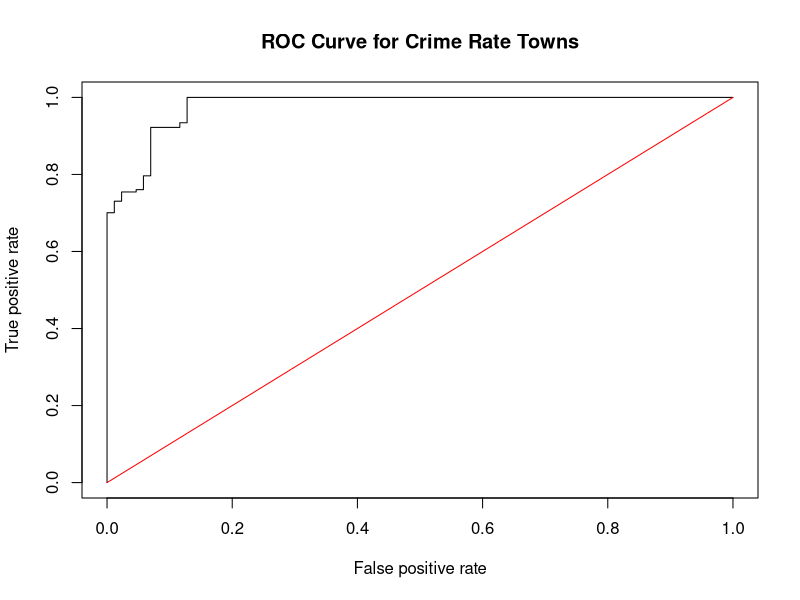

Recreate this plot in R. (Note: this script raises an error after producing the figure.)
## ---- chunk 1
knitr::opts_chunk$set(echo = TRUE)
## ---- chunk 2
library(MASS)
data2<-Boston
# summary(data2$crim)
#   Min.  1st Qu.   Median     Mean  3rd Qu.     Max. 
# 0.00632  0.08204  0.25651  3.61352  3.67708 88.97620 
data2$crim_factor<-0
data2$crim_factor[data2$crim >= 1]<-1
# data2$crim_factor<-as.factor(ifelse(data2$crim>=1, "high crime", "low crime"))
# is.factor(data2$crim_factor)
data2$crim_factor<-factor(data2$crim_factor)
# is.factor(data2$crim_factor)
levels(data2$crim_factor)<-c("Low Crime", "High Crime")
# contrasts(data2$crim_factor)
#attach(data2)
#detach(data2)
## Data splitting.
set.seed(199)
sample<-sample.int(nrow(data2), floor(.50*nrow(data2)), replace = F) # .5 means half of rows split. Not resampling.
train<-data2[sample, ]
test<-data2[-sample, ]# - is a bitwise operator which removes what sample rows you took for training set.

## ---- chunk 3
res<-glm(crim_factor~indus + nox + rad + tax + lstat + medv, data=train, family="binomial")
summary(res) #  -0.004376
# exp( -0.004376)
## ---- chunk 4
confint(res, level=.95)
## ---- chunk 5
summary(res)
full_model<-res
reduced_model<-glm(crim_factor~indus + nox, data=train, family="binomial")
# Calculate difference in deviances of the full and reduced models.
1-pchisq(reduced_model$deviance-full_model$deviance,4) # 1.489439e-10

## ---- chunk 6
#summary(full_model)
#summary(reduced_model)
new.data<-data.frame(indus=10, nox=0.5, rad=5, tax=300, lstat=12, medv=20)
sth<-predict(full_model, newdata=new.data, type="response") # Yields the probability response at specified x.
sth # 0.02994905 
## ---- chunk 7
library(ROCR) # library for ROC curve
#summary(full_model)
##predicted high crime precentage for testing data based on training data
preds<-predict(full_model,newdata=test, type="response")
##produce the numbers associated with classification table
rates<-prediction(1-preds, test$crim_factor) # To reverse what weird stuff rstudio does with ROC curve.
##store the true positive and false postive rates
roc_result<-performance(rates, measure="tpr", x.measure="fpr")
##plot ROC curve and overlay the diagonal line for random guessing
plot(roc_result, main="ROC Curve for Crime Rate Towns")
lines(x = c(0,1), y = c(0,1), col="red")
## ---- chunk 8
auc<-performance(rates, measure = "auc")
## ---- chunk 9
table(test$crim_factor, preds>0.5)
#contrasts(test$crim_factor)
fp.rate<-3/(3+164)  #M odel classified as high crime, but really was low crime
fp.rate # 0.01796407
fn.rate<-11/(11+75) # Model classifed as low crime, but really was high crime.
fn.rate # 0.127907
## ---- chunk 10
knitr::purl("hw4Q2_keeley.Rmd")
